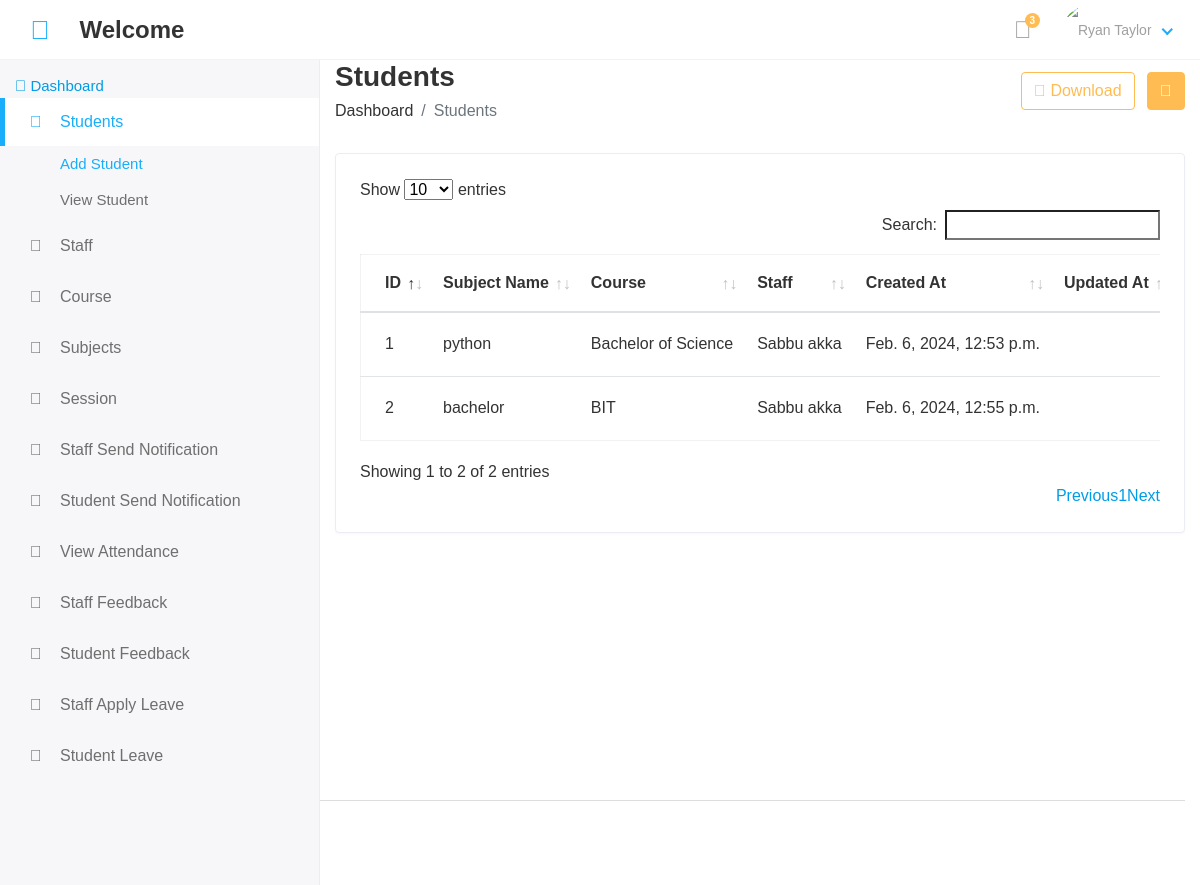
Screenshot of /hod/view/subject with the database file from the repository.
### app/models.py (models this page shows, shortened)
class Subject(models.Model):
    name = models.CharField(max_length=50)
    course = models.ForeignKey(Course, on_delete=models.CASCADE)  # Make sure to import Course
    staff = models.ForeignKey(Staff, on_delete=models.CASCADE)
    created_at = models.DateTimeField(auto_now_add=True)

class Course(models.Model):
    name=models.CharField(max_length=50)
    created_at=models.DateTimeField(auto_now_add=True)
    updated_at=models.DateTimeField(auto_now=True)
    def __str__(self) :
        return self.name

class Staff(models.Model):
    admin = models.OneToOneField(CustomUser, on_delete=models.CASCADE)
    address = models.TextField()
    gender = models.CharField(max_length=50)
    created_at = models.DateTimeField(auto_now_add=True)
    updated_at = models.DateTimeField(auto_now=True)

class CustomUser(AbstractUser):
    USER=(
        (1,"HOD"),
        (2,"STAFF"),
        (1,"STUDENT"),
    )
    user_type = models.CharField(choices=USER, max_length=30, default=1)
    profile_pic=models.ImageField(upload_to='media/profile_pic')

### cozy_cup/Hod_views.py (the view)
# urls.py: path('hod/view/subject', Hod_views.View_subject, name='View_subject'),
def View_subject(request):
    subject=Subject.objects.all()
    context={
        'subject':subject
    }
    return render(request, 'Hod/view_subject.html',context)

### templates/Hod/view_subject.html (shortened to what this page needs)
{% extends "base.html" %}
{% block content %}
    <div class="page-header">
       <div class="row align-items-center">
          <div class="col">
             <h3 class="page-title">Students</h3>
             <ul class="breadcrumb">
                <li class="breadcrumb-item"><a href="index.html">Dashboard</a></li>
                <li class="breadcrumb-item active">Students</li>
             </ul>
          </div>
          <div class="col-auto text-right float-right ml-auto">
             <a href="#" class="btn btn-outline-primary mr-2"><i class="fas fa-download"></i> Download</a>
             <a href="add-student.html" class="btn btn-primary"><i class="fas fa-plus"></i></a>
          </div>
       </div>
    </div>
    <div class="row">
       <div class="col-sm-12">
          <div class="card card-table">
             <div class="card-body">
                <div class="table-responsive">
                   <table id="table_id" class="table table-hover table-center mb-0 ">
                      <thead>
                         <tr>
                            <th>ID</th>
                            <th>Subject Name</th>
                            <th>Course</th>
                            <th>Staff</th>
                            <th>Created At</th>
                            <th>Updated At</th>
                         </tr>
                      </thead>
                      <tbody>
                        {%for i in subject %}
                         <tr>
                            <td>{{i.id}}</td>
                            <td>{{i.name}}</td>
                            <td>{{i.course}}</td>
                            <td>{{i.staff.admin.first_name}} {{i.staff.admin.last_name}}</td>
                            <td>{{i.created_at}}</td>
                            <td>{{i.updated_at}}</td>
                         </tr>
                         {%endfor%}
                      </tbody>
                   </table>
                </div>
             </div>
          </div>
       </div>
    </div>
 </div>
{% endblock content %}

### static/assets/css/style.css (style rules this page uses)
html { height: 100%; }
body { background-color: #fff; color: #333; font-family: 'Poppins', sans-serif; font-size: 1rem; height: 100%; line-height: 1.5; overflow-x: hidden; }
h1, h2, h3, h4, h5, h6 { font-family: 'Poppins', sans-serif; margin-top: 0; }
a { color: #009ce7; }
input, button, a { transition: all 0.4s ease; -moz-transition: all 0.4s ease; -o-transition: all 0.4s ease; -ms-transition: all 0.4s ease; -webkit-transition: all 0.4s ease; }
ul, ol { padding: 0px; list-style: none; }
.table { color: #333; max-width: 100%; margin-bottom: 0; width: 100%; }
.table.dataTable { border-collapse: collapse !important; border: 1px solid rgba(0, 0, 0, 0.05); }
.table thead tr th { font-weight: 600; }
.table tbody tr { border-bottom: 1px solid rgba(0, 0, 0, 0.05); }
.table.table-center td, .table.table-center th { vertical-align: middle; }
.card-table .card-body .table > thead > tr > th { border-top: 0; }
.card-table .card-body .table tr td:first-child, .card-table .card-body .table tr th:first-child { padding-left: 1.5rem; }
.card-table .table td, .card-table .table th { border-top: 1px solid #e2e5e8; padding: 1rem 0.75rem; white-space: nowrap; }
.btn-primary { background-color: #FFBC53; border: 1px solid #FFBC53; }
.btn-outline-primary { color: #FFBC53; border-color: #FFBC53; }
.card { border: 1px solid #ececf5; box-shadow: 0 1px 3px 0 rgba(0, 0, 0, 0.03); margin-bottom: 1.875rem; }
.card-body { padding: 1.5rem; }
.page-header { margin-bottom: 1.875rem; }
.page-header .breadcrumb { background-color: transparent; color: #6c757d; font-size: 1rem; font-weight: 500; margin-bottom: 0; padding: 0; }
.page-header .breadcrumb a { color: #333; }
.page-title { font-size: 28px; font-weight: 600; color: #333; margin-bottom: 5px; }

### rows the page displays
Subject: id "1", name "python", course "Bachelor of Science", staff.admin.first_name "Sabbu", staff.admin.last_name "akka", created_at "Feb. 6, 2024, 12:53 p.m."
Subject: id "2", name "bachelor", course "BIT", staff.admin.first_name "Sabbu", staff.admin.last_name "akka", created_at "Feb. 6, 2024, 12:55 p.m."
